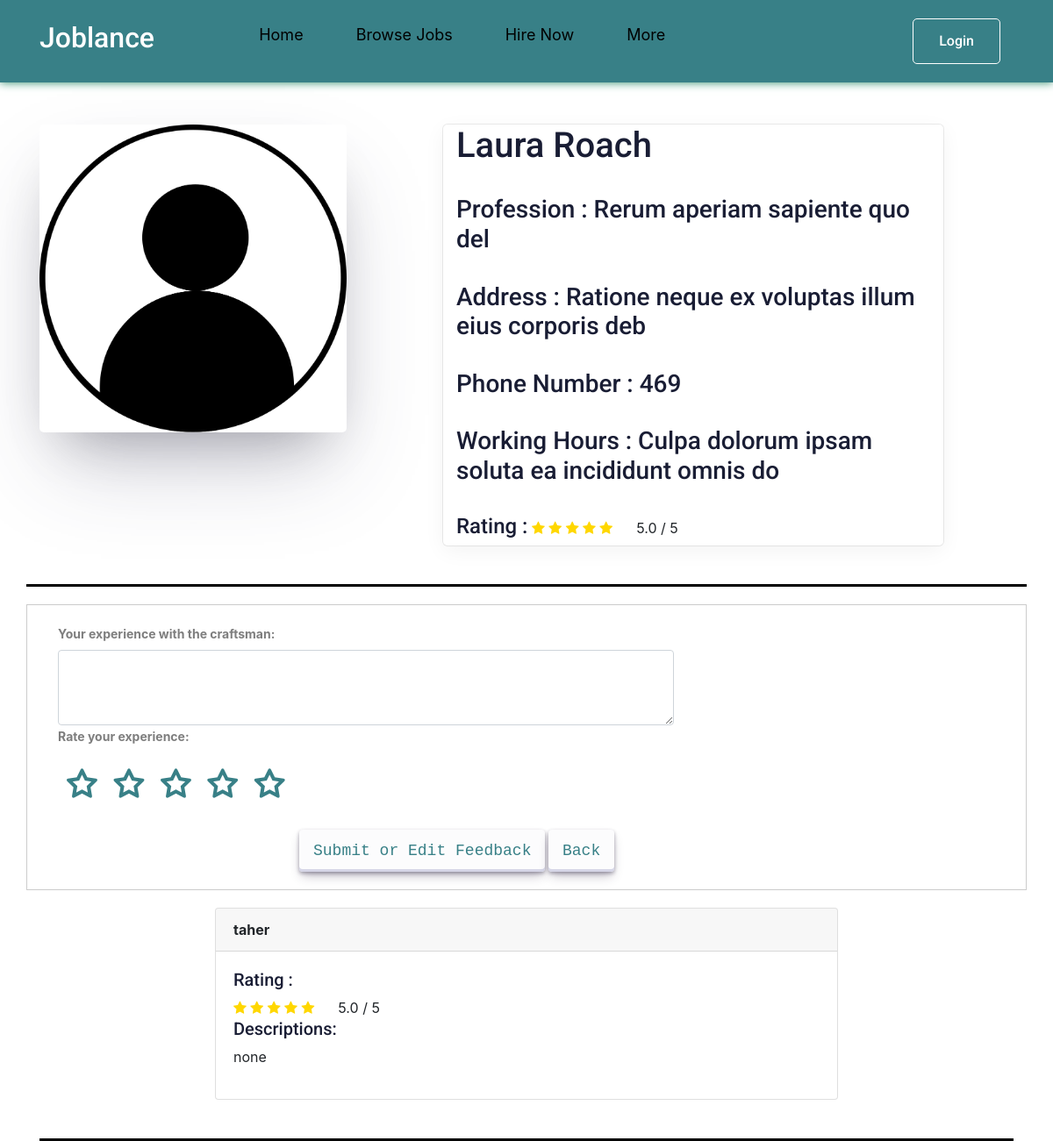
/features/craftsman_detail/6/, run on an earlier commit of the app's database.
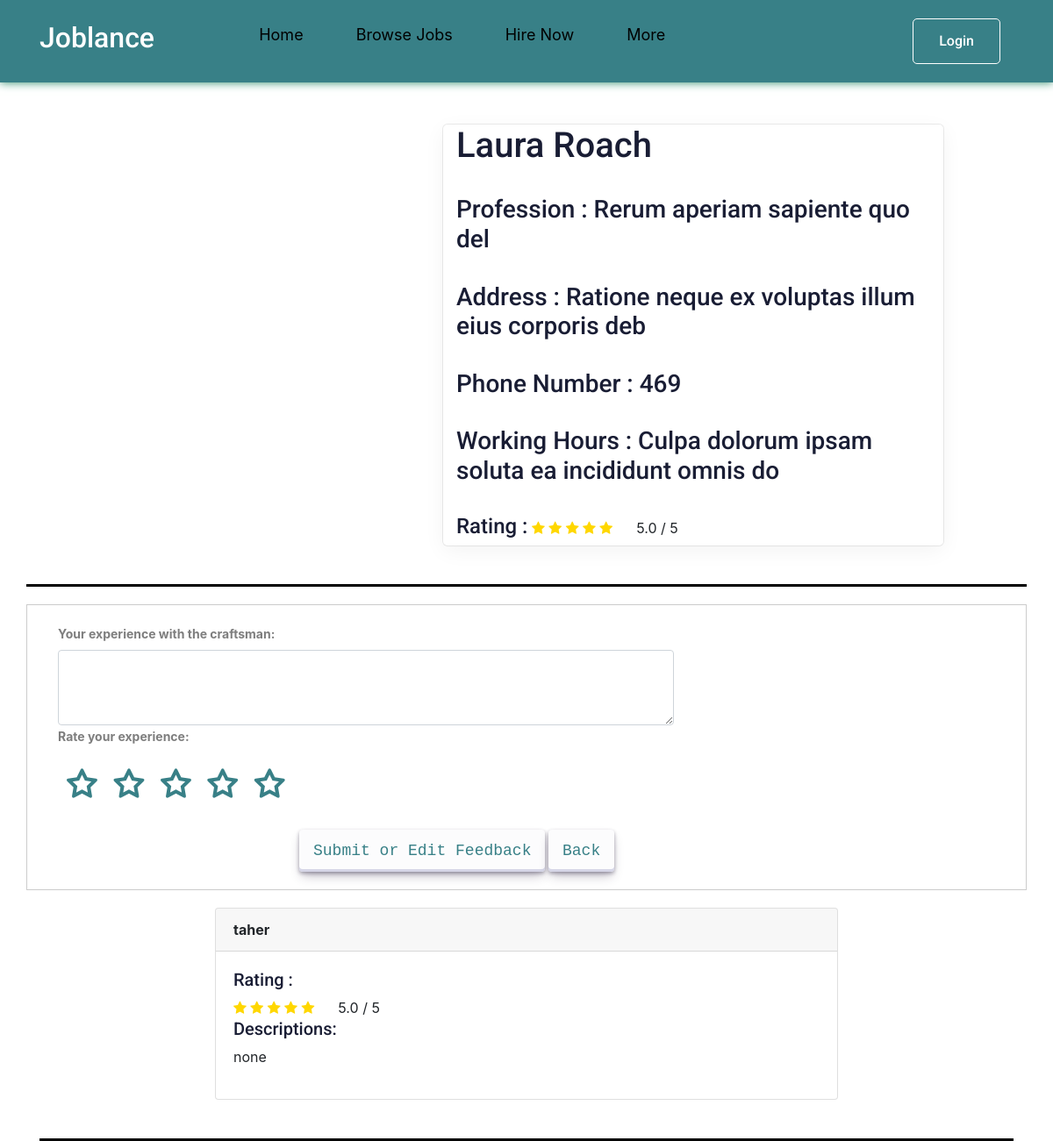
And on a later commit of the database.
### features/models.py (models this page shows, shortened)
class Craftsmen(models.Model):
    image = models.ImageField(default='user.png', upload_to=image_upload)
    name = models.CharField(max_length=30, default='none')
    slug = models.SlugField(null=True, blank=True)
    phone_number = models.IntegerField(default='none')
    profession = models.CharField(max_length=30, default='none')
    address = models.CharField(max_length=50, default='none')
    working_hours = models.CharField(max_length=50, default='none')
    description = models.TextField(max_length=10000)
    def __str__(self):
        return str(self.name)
    def average_review(self):
        review = Rating.objects.filter(
            RACraftsmen=self).aggregate(average=Avg('RAting'))
        avg = 0
        if review["average"] is not None:
            avg = float(review["average"])
        return avg

### features/views.py (the view)
# urls.py: path('craftsman_detail/<int:craftsman_id>/',
def craftsman_detail(request, craftsman_id):
    craftsman_details = Craftsmen.objects.get(id=craftsman_id)
    Rev = craftsman_details.average_review()
    rating_details = Rating.objects.filter(RACraftsmen=craftsman_details)
    context = {'craftsman_detail': craftsman_details,
               'rating_details': rating_details, 'Rev': Rev}
    return render(request, 'features/craftsman_detail.html', context)

### features/templates/features/craftsman_detail.html (shortened to what the changed rows need)
{% load static %}
<!DOCTYPE html>
<html lang="en">
<head>
    <link rel="stylesheet" href="{% static 'css/normalize.css' %}">
    <link rel="stylesheet" href="{% static 'css/craftsmen.css' %}">
    <link rel="stylesheet" href="{% static 'css/style.css'%}">
    <link rel="stylesheet" href="{% static 'css/craftsman_detail.css'%}">
    <link rel="stylesheet" href="{% static 'css/rating.css'%}">
    <link rel="stylesheet" href="{% static 'css/all.min.css' %}">
    <link rel="stylesheet" href="https://stackpath.bootstrapcdn.com/bootstrap/4.3.1/css/bootstrap.min.css">
    <link rel="stylesheet" href="https://cdnjs.cloudflare.com/ajax/libs/font-awesome/4.7.0/css/font-awesome.min.css">
</head>
<body>
    <Header>
        <div class="container">
            <a href="{% url 'pages:index' %}" class="logo">
                <h2 style="color: #fff;">Joblance</h2>
            </a>
        </div>
    </Header>
    <div class="container dark-grey-text mt-5">
        <div class="row wow fadeIn">
          <div class="col-md-4  mb-4">
            <img src="{{ craftsman_detail.image.url }} " class="iMg" alt="">
          </div>
          <div class="col-md-6  mb-4 wid">
                <h1>{{ craftsman_detail }} </h1>
                <br>
                <h3>Profession : {{ craftsman_detail.profession }} </h3>
                <h3>Address : {{ craftsman_detail.address }} </h3>
                <h3>Phone Number : {{ craftsman_detail.phone_number }} </h3>
                <h3>Working Hours : {{ craftsman_detail.working_hours }} </h3>
                <h4>Rating :  </h4>
                <div class="review-feedback BQ">
                    <span class="fa {% if Rev == 0.5 %}fa-star-half-full {% elif Rev < 0.5 %}fa fa-star{% elif  Rev > 0.5 %}fa fa-star-full{% endif %}"></span>
                    <span class="fa {% if Rev == 1.5 %}fa-star-half-full {% elif Rev < 1.5 %}fa fa-star{% elif  Rev > 1.5 %}fa fa-star-full{% endif %}"></span>
                    <span class="fa {% if Rev == 2.5 %}fa-star-half-full {% elif Rev < 2.5 %}fa fa-star{% elif  Rev > 2.5 %}fa fa-star-full{% endif %}"></span>
                    <span class="fa {% if Rev == 3.5 %}fa-star-half-full {% elif Rev < 3.5 %}fa fa-star{% elif  Rev > 3.5 %}fa fa-star-full{% endif %}"></span>
                    <span class="fa {% if Rev == 4.5 %}fa-star-half-full {% elif Rev < 4.5 %}fa fa-star{% elif  Rev > 4.5 %}fa fa-star-full{% endif %}"></span>&nbsp;&nbsp;&nbsp;&nbsp;&nbsp;
                    {{Rev | stringformat:".1f"}} / 5
                </div>
                <br>
            </div>
        </div>
    </div>
</body>
</html>

What changed in the data, as far as the page shows it:
changed Craftsmen "Laura Roach": image: picture removed
